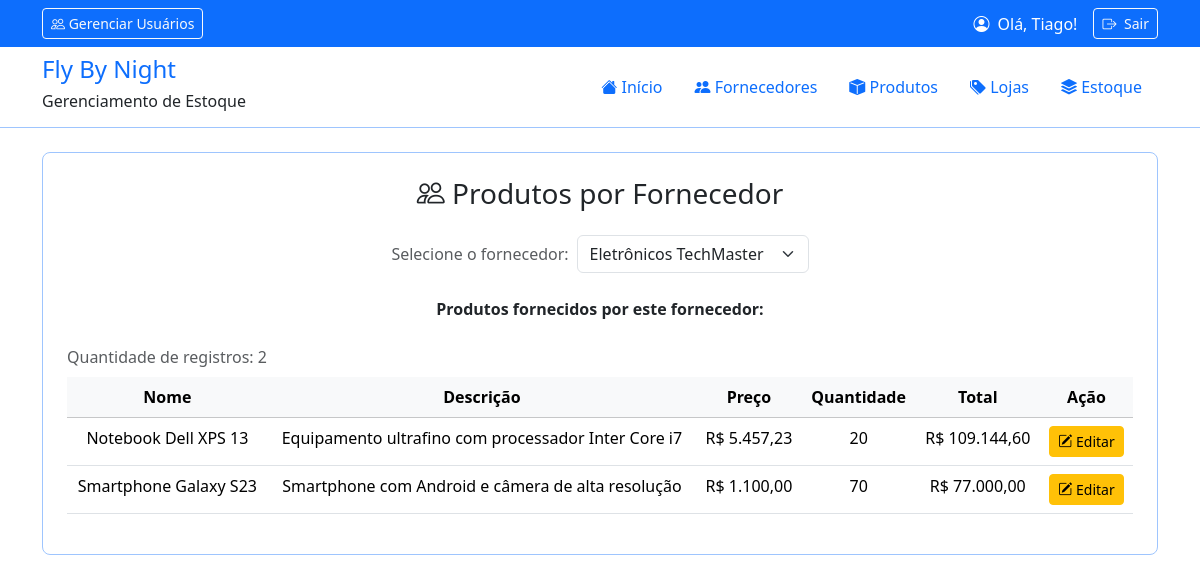
The app's page /relatorios/produtos-por-fornecedor.php?fornecedor_id=1 (signed in) with its own data.
### tables this page shows
CREATE TABLE `produtos` (
  `id` int(11) NOT NULL,
  `nome` varchar(255) NOT NULL,
  `descricao` text DEFAULT NULL,
  `preco` decimal(10,2) NOT NULL CHECK (`preco` >= 0),
  `quantidade` int(11) NOT NULL CHECK (`quantidade` >= 0),
  `fornecedor_id` int(11) NOT NULL
);

### src/fornecedor_crud.php (called while the page is built, shortened)
<?php
function buscarFornecedores(PDO $conexao):array
{
    $sql = "SELECT * FROM fornecedores ORDER BY nome";
    $consulta = $conexao->prepare($sql);
    $consulta->execute();
    return $consulta->fetchAll(PDO::FETCH_ASSOC);
}

### src/utils.php (called while the page is built, shortened)
<?php
function sanitizar(mixed $entrada, string $tipo = 'texto'): mixed
{
    switch($tipo){
        case 'inteiro':
            return (int) filter_var($entrada, FILTER_SANITIZE_NUMBER_INT);
    }
}
function formatarPreco(float $preco): string
{
    return "R$ ".number_format($preco, 2, ",", ".");
}

### src/relatorio_crud.php (called while the page is built, shortened)
<?php
function buscarProdutosPorFornecedor(PDO $conexao, int $fornecedor_id):array
{
    $sql = "SELECT
                id, nome, descricao,
                preco, quantidade, preco * quantidade AS total
            FROM produtos
            WHERE fornecedor_id = :fornecedor_id
            ORDER BY nome";
    $consulta = $conexao->prepare($sql);
    $consulta->bindValue(":fornecedor_id", $fornecedor_id, PDO::PARAM_INT);
    $consulta->execute();
    return $consulta->fetchAll(PDO::FETCH_ASSOC);
}

### relatorios/produtos-por-fornecedor.php (the view, shortened to what this page needs)
<?php
require_once __DIR__ . "/../config.php";
require_once BASE_PATH . "/src/relatorio_crud.php";
require_once BASE_PATH . "/src/fornecedor_crud.php";
require_once BASE_PATH . "/src/utils.php";
$fornecedores = [];
$produtos = [];
$fornecedor_id = sanitizar($_GET["fornecedor_id"] ?? null, 'inteiro');
try {
    $fornecedores = buscarFornecedores($conexao);
} catch (Throwable $e) {
    $erro = "Erro ao buscar fornecedores. <br>".$e->getMessage();
}
try {
    $produtos = $fornecedor_id ? buscarProdutosPorFornecedor($conexao, $fornecedor_id) : [];
} catch (Throwable $e) {
    $erro = "Erro ao buscar produtos. <br>".$e->getMessage();
}
require_once BASE_PATH . "/includes/cabecalho.php";
?>
<section class="text-center mb-4 border rounded-3 p-4 border-primary-subtle">
    <h3><i class="bi bi-people"></i> Produtos por Fornecedor</h3>
<?php if($fornecedores): ?>
    <form action="" method="get" class="mx-auto my-4">
        <div class="row g-2 justify-content-center">
            <div class="col-auto">
                <label class="text-muted col-form-label" for="fornecedor_id">Selecione o fornecedor:</label>
            </div>
            <div class="col-auto">
                <select onchange="this.form.submit()"
                 name="fornecedor_id" id="fornecedor_id" class="form-select">
                    <?php foreach($fornecedores as $fornecedor): ?>
                    <option <?=$fornecedor['id'] === $fornecedor_id ? 'selected' : ''?>
                    value="<?=$fornecedor['id']?>">
                        <?=$fornecedor['nome']?>
                    </option>
                    <?php endforeach; ?>
                </select>
            </div>
        </div>
    </form>
<?php else: ?>
    <p class="alert alert-warning">Nenhum fornecedor cadastrado ainda.</p>
<?php endif; ?>
<?php if($fornecedor_id && $produtos): ?>
    <p class="fw-semibold">Produtos fornecidos por este fornecedor:</p>
    <div class="table-responsive">
        <table class="table table-hover caption-top">
            <caption>Quantidade de registros: <?=count($produtos)?></caption>
            <thead class="align-middle table-light">
                <tr>
                    <th>Nome</th>
                    <th>Descrição</th>
                    <th>Preço</th>
                    <th>Quantidade</th>
                    <th>Total</th>
                    <th>Ação</th>
                </tr>
            </thead>
            <tbody>
            <?php foreach($produtos as $produto): ?>
                <tr>
                    <td> <?=$produto['nome']?> </td>
                    <td> <?=$produto['descricao']?> </td>
                    <td> <?=formatarPreco($produto['preco'])?> </td>
                    <td> <?=$produto['quantidade']?></td>
                    <td> <?=formatarPreco($produto['total'])?> </td>
                    <td>
                        <a class="btn btn-warning btn-sm"
                        href="../produtos/editar.php?id=<?=$produto['id']?>">
                            <i class="bi bi-pencil-square"></i> Editar
                        </a>
                    </td>
                </tr>
            <?php endforeach; ?>
            </tbody>
        </table>
    </div>
<?php elseif($fornecedor_id): ?>
    <p class="alert alert-warning">Nenhum produto encontrado para este fornecedor.</p>
<?php endif; ?>
</section>
<?php require_once BASE_PATH . "/includes/rodape.php"; ?>

### records on screen
produtos: nome "Notebook Dell XPS 13", descricao "Equipamento ultrafino com processador Inter Core i7", preco "R$ 5.457,23", quantidade "20", total "R$ 109.144,60"
produtos: nome "Smartphone Galaxy S23", descricao "Smartphone com Android e câmera de alta resolução", preco "R$ 1.100,00", quantidade "70", total "R$ 77.000,00"

### other values on screen
$_SESSION['nome'] "Tiago"
count($produtos) "2"
form field fornecedor_id "Eletrônicos TechMaster"
